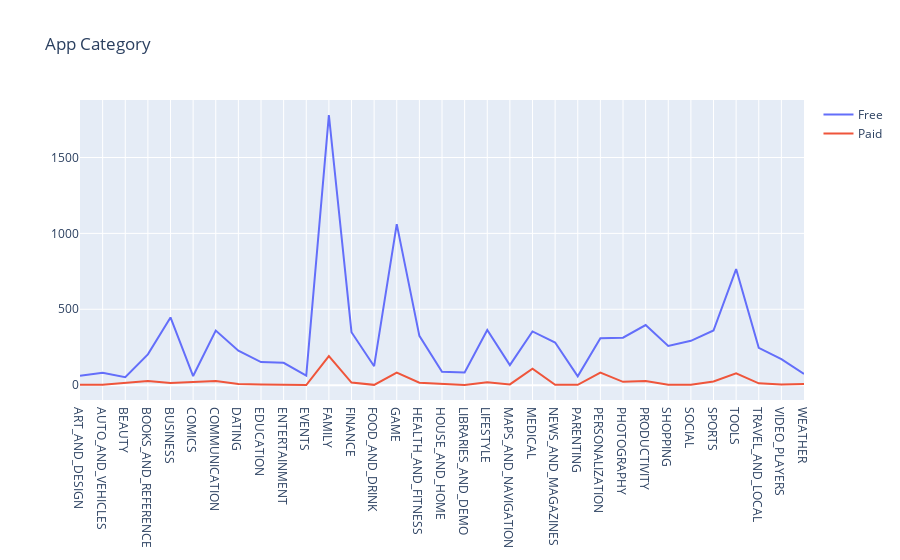

Notebook source saved alongside this figure:
### Code cell
'''trace1 = go.Scatter(x=free_cat['categories'], y=free_cat["count"], name="Free")
trace2 = go.Scatter(x=paid_cat['categories'], y=paid_cat["count"], name="Paid")
y = [trace1, trace2]
layout={'title':"App Category"}
fig = go.Figure(data=y, layout=layout)
iplot(fig)'''

### Figure 1 — Plotly figure (JSON) as saved in the notebook; plotly's stock layout.template omitted (floating-point values rounded to 4 significant figures)
{"data": [{"name": "Free", "type": "scatter", "x": ["ART_AND_DESIGN", "AUTO_AND_VEHICLES", "BEAUTY", "BOOKS_AND_REFERENCE", "BUSINESS", "COMICS", "COMMUNICATION", "DATING", "EDUCATION", "ENTERTAINMENT", "EVENTS", "FAMILY", "FINANCE", "FOOD_AND_DRINK", "GAME", "HEALTH_AND_FITNESS", "HOUSE_AND_HOME", "LIBRARIES_AND_DEMO", "LIFESTYLE", "MAPS_AND_NAVIGATION", "MEDICAL", "NEWS_AND_MAGAZINES", "PARENTING", "PERSONALIZATION", "PHOTOGRAPHY", "PRODUCTIVITY", "SHOPPING", "SOCIAL", "SPORTS", "TOOLS", "TRAVEL_AND_LOCAL", "VIDEO_PLAYERS", "WEATHER"], "y": [62, 82, 53, 203, 446, 60, 360, 227, 152, 147, 63, 1780, 349, 125, 1061, 325, 88, 84, 363, 132, 354, 281, 58, 309, 313, 396, 258, 292, 360, 765, 246, 171, 74]}, {"name": "Paid", "type": "scatter", "x": ["ART_AND_DESIGN", "AUTO_AND_VEHICLES", "BOOKS_AND_REFERENCE", "BUSINESS", "COMMUNICATION", "DATING", "EDUCATION", "ENTERTAINMENT", "EVENTS", "FAMILY", "FINANCE", "FOOD_AND_DRINK", "GAME", "HEALTH_AND_FITNESS", "LIBRARIES_AND_DEMO", "LIFESTYLE", "MAPS_AND_NAVIGATION", "MEDICAL", "NEWS_AND_MAGAZINES", "PARENTING", "PERSONALIZATION", "PHOTOGRAPHY", "PRODUCTIVITY", "SHOPPING", "SOCIAL", "SPORTS", "TOOLS", "TRAVEL_AND_LOCAL", "VIDEO_PLAYERS", "WEATHER"], "y": [3, 3, 28, 14, 27, 7, 4, 2, 1, 191, 17, 2, 83, 16, 1, 19, 5, 109, 2, 2, 83, 22, 28, 2, 3, 24, 78, 12, 4, 8]}], "layout": {"title": {"text": "App Category"}}}
